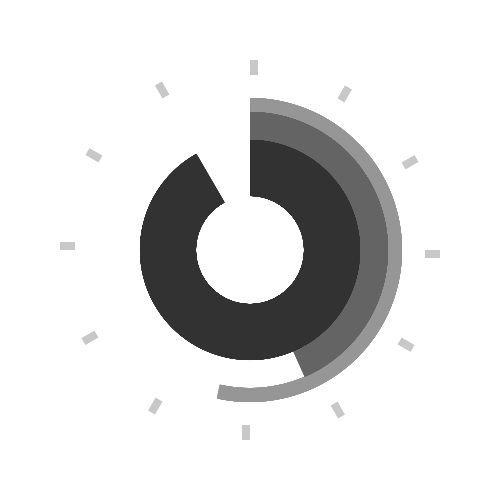
Frame 1 (no input)
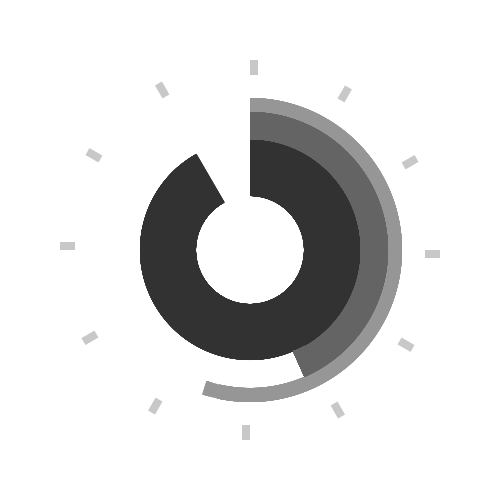
Frame 60 (the mouse pressed at the canvas centre just before this capture)
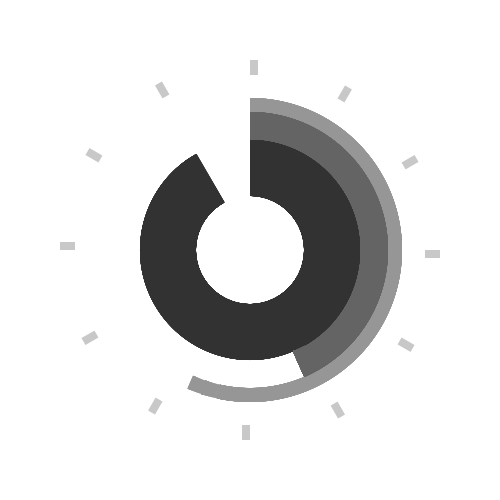
Frame 120 (the mouse held since frame 60 and released just before this capture)

The Processing sketch that drew these frames (run headless with seeded random() and noise(); from frame 60 on, the mouse is pressed at the canvas centre):

// Processing sketch: concentric_clock
// ── concentric_clock.pde
// Hecho en Processing 3
// Juan José Castro
// 201415057

boolean start = true;
int iR = -110; // inner clock radius

// SECOND hand variables
float lastS = 0;
float angS = 0;
boolean setS = false;

// MINUTE hand variables
float lastM = 0;
float angM = 0;
boolean setM = false;

// HOUR hand variables
float lastH = 0;
float angH = 0;
boolean setH = false;


void setup() {
  size(500, 500);
  noStroke();
  background(255);
  pixelDensity(displayDensity());
}


void draw() {
  
  int hour = hour() % 12; // use 12 hour clock
  if (hour == 0) hour = 12; // resets hour hand
  translate(width/2, height/2); // move to center
  
  // ------------------------------
  // DRAW TIME AT START
  // ------------------------------
  
  // when starting the sketch
  if(start) {
    // draw the hour indicators
    for(int a = 0; a < 360; a += 30) {
      pushMatrix();
        fill(200);
        rotate(radians(a));
        rect(0, iR-80, 8, 15);
      popMatrix();
    }
    // draw up to current SECOND
    for(float s = 0; s < second()*6; s += 0.1 ) {
      pushMatrix();
      rotate(radians(s));
      drawS(false);
      popMatrix();
    }
    // draw up to current MINUTE
    for(float m = 0; m < minute()*6; m += 0.1 ) {
      pushMatrix();
      rotate(radians(m));
      drawM(false);
      popMatrix();
    }
    // draw up to current HOUR
    for(float h = 0; h < hour*30; h += 0.1 ) {
      pushMatrix();
      rotate(radians(h));
      drawH(false);
      popMatrix();
    }
    start = false;
  }
  
  // ------------------------------
  // SETUP AND CLEANING
  // ------------------------------
  
  // setup SECOND hand
  if(lastS != second()) {
    lastS = second();
    angS = (lastS-1)*6.0;
    setS = true;
    
    // clean up if full circle
    if(second() == 1) {
      for(float s = 0; s < 360; s += 0.1 ) {
        pushMatrix();
        rotate(radians(s));
        drawS(true);
        popMatrix();
      }
    }
  }
  
  // setup MINUTE hand
  if(lastM != minute()) {
    lastM = minute();
    angM = (lastM-1)*6.0;
    setM = true;
    
    // clean up if full circle
    if(minute() == 1) {
      for(float s = 0; s < 360; s += 0.1 ) {
        pushMatrix();
        rotate(radians(s));
        drawM(true);
        popMatrix();
      }
    }
  }
  
  // setup HOUR hand
  if(lastH != hour) {
    lastH = hour;
    angH = (lastH-1)*30.0;
    setH = true;
    
    // clean up if full circle
    if(hour == 1) {
      for(float s = 0; s < 360; s += 0.1 ) {
        pushMatrix();
        rotate(radians(s));
        drawH(true);
        popMatrix();
      }
    }
  }
  
  // ------------------------------
  // DRAW HANDS AT ANGLE
  // ------------------------------
  
  // draw SECOND hand
  pushMatrix();
    rotate(radians(angS));
    drawS(false);
  popMatrix();
  
  // draw MINUTE hand
  pushMatrix();
    rotate(radians(angM));
    drawM(false);
  popMatrix();
  
  // draw HOUR hand
  pushMatrix();
    rotate(radians(angH));
    drawH(false);
  popMatrix();
  
  // ------------------------------
  // SMOOTH TRANSITIONS
  // ------------------------------
  
  // move SECOND hand
  if(setS) {
    float dif = angS - (lastS*6);
    if(abs(dif) > 0.01)
      angS = angS - dif/10.0;
    else
      setS = false;
  }
  
  // move MINUTE hand
  if(setM) {
    float dif = angM - (lastM*6);
    if(abs(dif) > 0.01)
      angM = angM - dif/10.0;
    else
      setM = false;
  }
  
  // move HOUR hand
  if(setH) {
    float dif = angH - (lastH*30);
    if(abs(dif) > 0.01)
      angH = angH - dif/60.0;
    else
      setH = false;
  }
}

// draws the SECOND hand
void drawS(boolean clean) {
  if(clean) {
    fill(255);
    rect(0, iR-43, 2, 15);
  }
  else {
    fill(150);
    rect(0, iR-42, 2, 14);
  }
}

// draws the MINUTE hand
void drawM(boolean clean) {
  if(clean) {
    fill(255);
    rect(0, iR - 29, 2, 29);
  }
  else {
    fill(100);
    rect(0, iR - 28, 2, 28);
  }
}

// draws the HOUR hand
void drawH(boolean clean) {
  if(clean) {
    fill(255);
    rect(0, iR - 1, 2, 57);
  }
  else {
    fill(50);
    rect(0, iR, 2, 56);
  }
}
